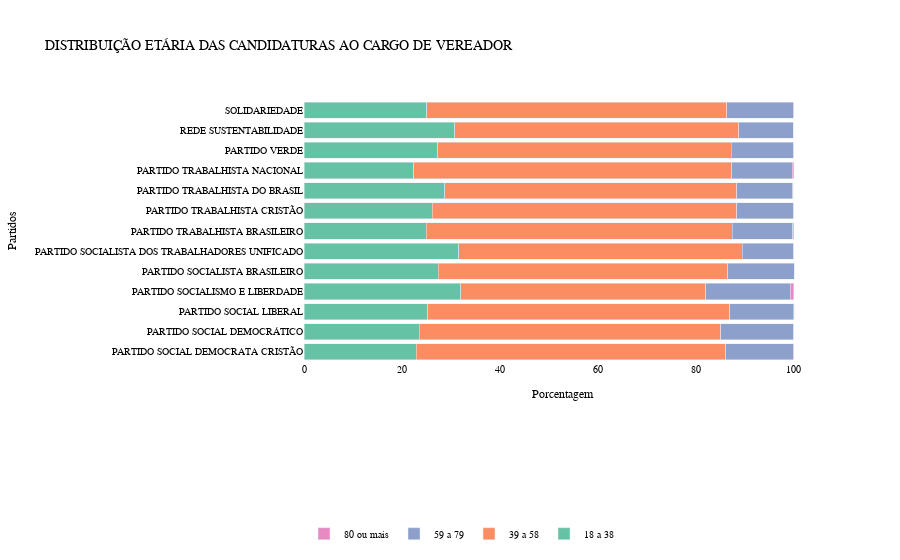

This figure's notebook cell:
### Code cell
# Gráfico Distribuição etária
fig = go.Figure()

fig.add_trace(go.Bar(y = partidos[22:36],
                x = xIdade_1[22:36],
                name = '18 a 38',
                orientation='h'))
    
fig.add_trace(go.Bar(y = partidos[22:36],
                x = xIdade_2[22:36],
                name = '39 a 58',
                orientation='h'))

fig.add_trace(go.Bar(y = partidos[22:36],
                x = xIdade_3[22:36],
                name = '59 a 79',
                orientation='h'))

fig.add_trace(go.Bar(y = partidos[22:36],
                x = xIdade_4[22:36],
                name = '80 ou mais',
                orientation='h'))




fig.update_layout(title = 'DISTRIBUIÇÃO ETÁRIA DAS CANDIDATURAS AO CARGO DE VEREADOR',
                   xaxis_title='Porcentagem',
                   yaxis_title='Partidos',
                   font = {'family': 'Arial','size': 10,'color': 'black'},  
                   plot_bgcolor = 'white',
                   barmode = 'stack',
                   legend_orientation = "h",
                   legend=dict(x=0.0, y=-0.6),
                   colorway=px.colors.qualitative.Set2)

fig.update_xaxes( showgrid=False, gridwidth=1, gridcolor='lightgray',
showline=False, linewidth=1, linecolor='black')
fig.update_yaxes(showgrid=False, gridwidth=1, gridcolor='lightgray',
showline=False, linewidth=1, linecolor='black')

fig.show()

### Figure 1 — Plotly figure (JSON) as saved in the notebook; plotly's stock layout.template omitted (floating-point values rounded to 4 significant figures)
{"data": [{"name": "18 a 38", "orientation": "h", "type": "bar", "x": [22.9, 23.5, 25.3, 32, 27.4, 31.6, 25, 26.2, 28.7, 22.4, 27.3, 30.8, 25.1], "y": ["PARTIDO SOCIAL DEMOCRATA CRISTÃO", "PARTIDO SOCIAL DEMOCRÁTICO", "PARTIDO SOCIAL LIBERAL", "PARTIDO SOCIALISMO E LIBERDADE", "PARTIDO SOCIALISTA BRASILEIRO", "PARTIDO SOCIALISTA DOS TRABALHADORES UNIFICADO", "PARTIDO TRABALHISTA BRASILEIRO", "PARTIDO TRABALHISTA CRISTÃO", "PARTIDO TRABALHISTA DO BRASIL", "PARTIDO TRABALHISTA NACIONAL", "PARTIDO VERDE", "REDE SUSTENTABILIDADE", "SOLIDARIEDADE"]}, {"name": "39 a 58", "orientation": "h", "type": "bar", "x": [63.2, 61.6, 61.6, 50, 59.1, 57.9, 62.4, 62.2, 59.7, 64.9, 59.9, 58, 61.2], "y": ["PARTIDO SOCIAL DEMOCRATA CRISTÃO", "PARTIDO SOCIAL DEMOCRÁTICO", "PARTIDO SOCIAL LIBERAL", "PARTIDO SOCIALISMO E LIBERDADE", "PARTIDO SOCIALISTA BRASILEIRO", "PARTIDO SOCIALISTA DOS TRABALHADORES UNIFICADO", "PARTIDO TRABALHISTA BRASILEIRO", "PARTIDO TRABALHISTA CRISTÃO", "PARTIDO TRABALHISTA DO BRASIL", "PARTIDO TRABALHISTA NACIONAL", "PARTIDO VERDE", "REDE SUSTENTABILIDADE", "SOLIDARIEDADE"]}, {"name": "59 a 79", "orientation": "h", "type": "bar", "x": [13.8, 14.9, 13, 17.3, 13.6, 10.5, 12.4, 11.6, 11.4, 12.4, 12.8, 11.1, 13.6], "y": ["PARTIDO SOCIAL DEMOCRATA CRISTÃO", "PARTIDO SOCIAL DEMOCRÁTICO", "PARTIDO SOCIAL LIBERAL", "PARTIDO SOCIALISMO E LIBERDADE", "PARTIDO SOCIALISTA BRASILEIRO", "PARTIDO SOCIALISTA DOS TRABALHADORES UNIFICADO", "PARTIDO TRABALHISTA BRASILEIRO", "PARTIDO TRABALHISTA CRISTÃO", "PARTIDO TRABALHISTA DO BRASIL", "PARTIDO TRABALHISTA NACIONAL", "PARTIDO VERDE", "REDE SUSTENTABILIDADE", "SOLIDARIEDADE"]}, {"name": "80 ou mais", "orientation": "h", "type": "bar", "x": [0.1, 0, 0.2, 0.7, 0, 0, 0.2, 0, 0.1, 0.3, 0, 0, 0.1], "y": ["PARTIDO SOCIAL DEMOCRATA CRISTÃO", "PARTIDO SOCIAL DEMOCRÁTICO", "PARTIDO SOCIAL LIBERAL", "PARTIDO SOCIALISMO E LIBERDADE", "PARTIDO SOCIALISTA BRASILEIRO", "PARTIDO SOCIALISTA DOS TRABALHADORES UNIFICADO", "PARTIDO TRABALHISTA BRASILEIRO", "PARTIDO TRABALHISTA CRISTÃO", "PARTIDO TRABALHISTA DO BRASIL", "PARTIDO TRABALHISTA NACIONAL", "PARTIDO VERDE", "REDE SUSTENTABILIDADE", "SOLIDARIEDADE"]}], "layout": {"barmode": "stack", "colorway": ["rgb(102,194,165)", "rgb(252,141,98)", "rgb(141,160,203)", "rgb(231,138,195)", "rgb(166,216,84)", "rgb(255,217,47)", "rgb(229,196,148)", "rgb(179,179,179)"], "font": {"color": "black", "family": "Arial", "size": 10}, "legend": {"orientation": "h", "x": 0, "y": -0.6}, "plot_bgcolor": "white", "title": {"text": "DISTRIBUIÇÃO ETÁRIA DAS CANDIDATURAS AO CARGO DE VEREADOR"}, "xaxis": {"gridcolor": "lightgray", "gridwidth": 1, "linecolor": "black", "linewidth": 1, "showgrid": false, "showline": false, "title": {"text": "Porcentagem"}}, "yaxis": {"gridcolor": "lightgray", "gridwidth": 1, "linecolor": "black", "linewidth": 1, "showgrid": false, "showline": false, "title": {"text": "Partidos"}}}}
